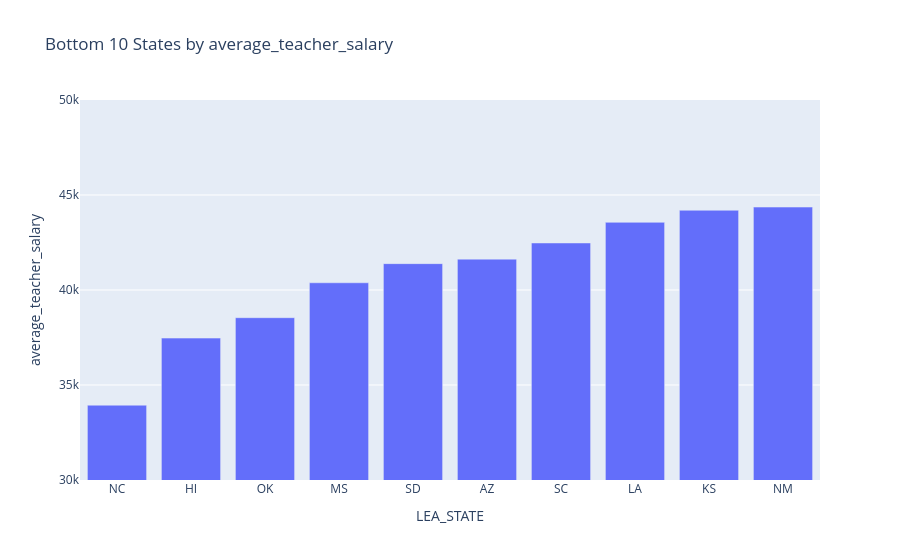

The notebook cell this image was saved under:
### Code cell
n = 10

# Plot Bottom N States by Average Teacher Salary
plot_feature_by_state('average_teacher_salary', n, 30_000, 50_000, False)

### Figure 1 — Plotly figure (JSON) as saved in the notebook; plotly's stock layout.template omitted (floating-point values rounded to 4 significant figures)
{"data": [{"alignmentgroup": "True", "hovertemplate": "LEA_STATE=%{x}<br>average_teacher_salary=%{y}<extra></extra>", "legendgroup": "", "marker": {"color": "#636efa", "pattern": {"shape": ""}}, "name": "", "offsetgroup": "", "orientation": "v", "showlegend": false, "textposition": "auto", "type": "bar", "x": ["NC", "HI", "OK", "MS", "SD", "AZ", "SC", "LA", "KS", "NM"], "xaxis": "x", "y": [33940.0, 37470.0, 38540.0, 40380.0, 41390.0, 41620.0, 42480.0, 43560.0, 44200.0, 44360.0], "yaxis": "y"}], "layout": {"barmode": "relative", "legend": {"tracegroupgap": 0}, "title": {"text": "Bottom 10 States by average_teacher_salary"}, "xaxis": {"anchor": "y", "domain": [0, 1], "title": {"text": "LEA_STATE"}}, "yaxis": {"anchor": "x", "domain": [0, 1], "range": [30000, 50000], "title": {"text": "average_teacher_salary"}}}}
